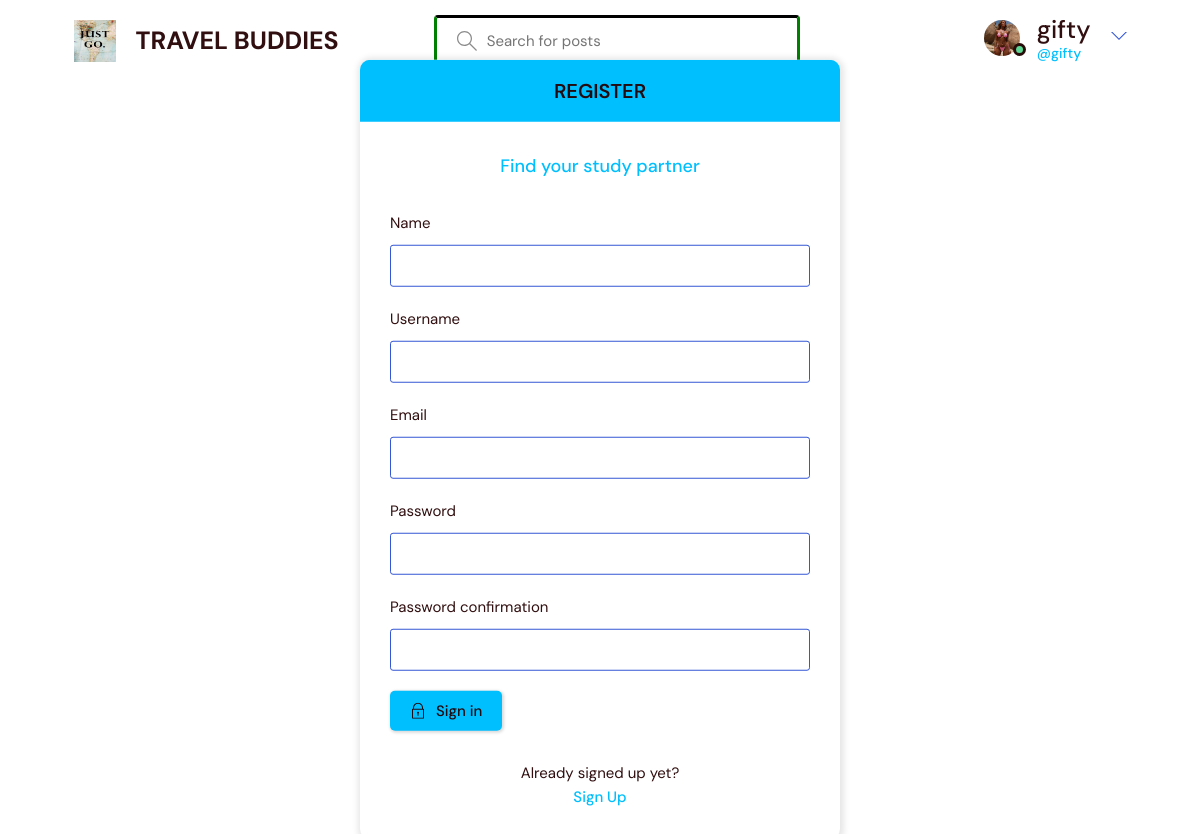
/register/ (signed in), run on the app's committed database.
### blog/models.py (models this page shows)
class User(AbstractUser):
    name = models.CharField(max_length=200, null=True)
    email = models.EmailField(unique=True, null=True)
    bio = models.TextField(null=True)
    avatar = models.ImageField(null=True, default="avatar.svg")
    USERNAME_FIELD = 'email'
    REQUIRED_FIELDS = ['username',]

### blog/views.py (the view, shortened to what this page needs)
# urls.py: path('register/', views.registerPage, name="register"),
def registerPage(request):
    form = MyUserCreationForm()
    return render(request, 'login_register.html', {'form': form})

### blog/forms.py
class MyUserCreationForm(UserCreationForm):
    class Meta:
        model = User
        fields = ['name', 'username', 'email', 'password1', 'password2']

### templates/login_register.html (shortened to what this page needs)
{% extends 'main.html' %} {% block content %}
<main class="auth layout">
  {% if page == 'login' %}
  <div class="container">
    <div class="layout__box">
      <div class="layout__boxHeader">
        <div class="layout__boxTitle">
          <h3>Login</h3>
        </div>
      </div>
      <div class="layout__body">
        <h2 class="auth__tagline">Find your study partner</h2>
        <form class="form" action="" method="POST">
          {% csrf_token %}
          <div class="form__group form__group">
            <label for="room_name">Email</label>
            <input
              id="username"
              name="email"
              type="email"
              placeholder="cutiepie@email.com"
            />
          </div>
          <div class="form__group">
            <label for="password">Password</label>
            <input
              id="password"
              name="password"
              type="password"
              placeholder="&bull;&bull;&bull;&bull;&bull;&bull;&bull;&bull;"
            />
          </div>
          <button class="btn btn--main" type="submit">
            <svg
              version="1.1"
              xmlns="http://www.w3.org/2000/svg"
              width="32"
              height="32"
              viewBox="0 0 32 32"
            >
              <title>lock</title>
              <path
                d="M27 12h-1v-2c0-5.514-4.486-10-10-10s-10 4.486-10 10v2h-1c-0.553 0-1 0.447-1 1v18c0 0.553 0.447 1 1 1h22c0.553 0 1-0.447 1-1v-18c0-0.553-0.447-1-1-1zM8 10c0-4.411 3.589-8 8-8s8 3.589 8 8v2h-16v-2zM26 30h-20v-16h20v16z"
              ></path>
              <path
                d="M15 21.694v4.306h2v-4.306c0.587-0.348 1-0.961 1-1.694 0-1.105-0.895-2-2-2s-2 0.895-2 2c0 0.732 0.413 1.345 1 1.694z"
              ></path>
            </svg>
            Login
          </button>
        </form>
        <div class="auth__action">
          <p>Haven't signed up yet?</p>
          <a href="{% url 'register' %}" class="btn btn--link">Sign Up</a>
        </div>
      </div>
    </div>
  </div>
  {% else %}
  <div class="container">
    <div class="layout__box">
      <div class="layout__boxHeader">
        <div class="layout__boxTitle">
          <h3>Register</h3>
        </div>
      </div>
      <div class="layout__body">
        <h2 class="auth__tagline">Find your study partner</h2>
        <form class="form" action="" method="POST">
          {% csrf_token %} {% for field in form %}
          <div class="form__group form__group">
            <label for="room_name">{{field.label}}</label>
            {{field}}
          </div>
          {% endfor %}
          <button class="btn btn--main" type="submit">
            Sign in
          </button>
        </form>
        <div class="auth__action">
          <p>Already signed up yet?</p>
          <a href="{% url 'login' %}" class="btn btn--link">Sign Up</a>
        </div>
      </div>
    </div>
  </div>
  {% endif %}
</main>
{% endblock content %}

### templates/navbar.html (shortened to what this page needs)
{% load static %}
<header class="header header--loggedIn">
  <div class="container">
    <a href="{% url 'home' %}" class="header__logo">
      <img src="{% static 'images/Travel Quote.jpg' %}" />
      <h1>TRAVEL BUDDIES</h1>
    </a>
    <form class="header__search" method="GET" action="{% url 'home' %}">
      <label>
        <input name="q" placeholder="Search for posts" />
      </label>
    </form>
    <nav class="header__menu">
      {% if request.user.is_authenticated %}
      <div class="header__user">
        <a href="{% url 'update-user' %}">
          <div class="avatar avatar--medium active">
            <img src="{{request.user.avatar.url}}" />
          </div>
          <p>
            {{request.user.username}} <span>@{{request.user.username}}</span>
          </p>
        </a>
        <button class="dropdown-button">
          <svg
            version="1.1"
            xmlns="http://www.w3.org/2000/svg"
            width="32"
            height="32"
            viewBox="0 0 32 32"
          >
            <title>chevron-down</title>
            <path d="M16 21l-13-13h-3l16 16 16-16h-3l-13 13z"></path>
          </svg>
        </button>
      </div>
      {% else %}
      <a href="{% url 'login' %}">
        <img src="{% static 'images/avatar.svg' %}" />
        <p>Login</p>
      </a>
      {% endif %}
    </nav>
  </div>
</header>

### data on the page
User: user.avatar (picture), user.username "gifty"

### other printed values
{{ field.label }} "Name" "Username" "Email" "Password" "Password confirmation"
